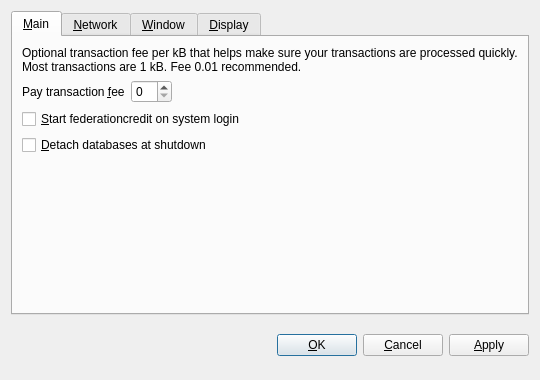
<?xml version="1.0" encoding="UTF-8"?>
<ui version="4.0">
 <class>OptionsDialog</class>
 <widget class="QDialog" name="OptionsDialog">
  <property name="geometry">
   <rect>
    <x>0</x>
    <y>0</y>
    <width>540</width>
    <height>380</height>
   </rect>
  </property>
  <property name="windowTitle">
   <string>Options</string>
  </property>
  <property name="modal">
   <bool>true</bool>
  </property>
  <layout class="QVBoxLayout" name="verticalLayout">
   <item>
    <widget class="QTabWidget" name="tabWidget">
     <property name="tabPosition">
      <enum>QTabWidget::North</enum>
     </property>
     <property name="currentIndex">
      <number>0</number>
     </property>
     <widget class="QWidget" name="tabMain">
      <attribute name="title">
       <string>&amp;Main</string>
      </attribute>
      <layout class="QVBoxLayout" name="verticalLayout_Main">
       <item>
        <widget class="QLabel" name="transactionFeeInfoLabel">
         <property name="text">
          <string>Optional transaction fee per kB that helps make sure your transactions are processed quickly. Most transactions are 1 kB. Fee 0.01 recommended.</string>
         </property>
         <property name="textFormat">
          <enum>Qt::PlainText</enum>
         </property>
         <property name="wordWrap">
          <bool>true</bool>
         </property>
        </widget>
       </item>
       <item>
        <layout class="QHBoxLayout" name="horizontalLayout_Main">
         <item>
          <widget class="QLabel" name="transactionFeeLabel">
           <property name="text">
            <string>Pay transaction &amp;fee</string>
           </property>
           <property name="textFormat">
            <enum>Qt::PlainText</enum>
           </property>
           <property name="buddy">
            <cstring>transactionFee</cstring>
           </property>
          </widget>
         </item>
         <item>
          <widget class="BitcoinAmountField" name="transactionFee"/>
         </item>
         <item>
          <spacer name="horizontalSpacer_Main">
           <property name="orientation">
            <enum>Qt::Horizontal</enum>
           </property>
           <property name="sizeHint" stdset="0">
            <size>
             <width>40</width>
             <height>20</height>
            </size>
           </property>
          </spacer>
         </item>
        </layout>
       </item>
       <item>
        <widget class="QCheckBox" name="federationcreditAtStartup">
         <property name="toolTip">
          <string>Automatically start federationcredit after logging in to the system.</string>
         </property>
         <property name="text">
          <string>&amp;Start federationcredit on system login</string>
         </property>
        </widget>
       </item>
       <item>
        <widget class="QCheckBox" name="detachDatabases">
         <property name="toolTip">
          <string>Detach block and address databases at shutdown. This means they can be moved to another data directory, but it slows down shutdown. The wallet is always detached.</string>
         </property>
         <property name="text">
          <string>&amp;Detach databases at shutdown</string>
         </property>
        </widget>
       </item>
       <item>
        <spacer name="verticalSpacer_Main">
         <property name="orientation">
          <enum>Qt::Vertical</enum>
         </property>
         <property name="sizeHint" stdset="0">
          <size>
           <width>20</width>
           <height>40</height>
          </size>
         </property>
        </spacer>
       </item>
      </layout>
     </widget>
     <widget class="QWidget" name="tabNetwork">
      <attribute name="title">
       <string>&amp;Network</string>
      </attribute>
      <layout class="QVBoxLayout" name="verticalLayout_Network">
       <item>
        <widget class="QCheckBox" name="mapPortUpnp">
         <property name="toolTip">
          <string>Automatically open the federationcredit client port on the router. This only works when your router supports UPnP and it is enabled.</string>
         </property>
         <property name="text">
          <string>Map port using &amp;UPnP</string>
         </property>
        </widget>
       </item>
       <item>
        <widget class="QCheckBox" name="connectSocks">
         <property name="toolTip">
          <string>Connect to the federationcredit network through a SOCKS proxy (e.g. when connecting through Tor).</string>
         </property>
         <property name="text">
          <string>&amp;Connect through SOCKS proxy:</string>
         </property>
        </widget>
       </item>
       <item>
        <layout class="QHBoxLayout" name="horizontalLayout_Network">
         <item>
          <widget class="QLabel" name="proxyIpLabel">
           <property name="text">
            <string>Proxy &amp;IP:</string>
           </property>
           <property name="textFormat">
            <enum>Qt::PlainText</enum>
           </property>
           <property name="buddy">
            <cstring>proxyIp</cstring>
           </property>
          </widget>
         </item>
         <item>
          <widget class="QValidatedLineEdit" name="proxyIp">
           <property name="maximumSize">
            <size>
             <width>140</width>
             <height>16777215</height>
            </size>
           </property>
           <property name="toolTip">
            <string>IP address of the proxy (e.g. 127.0.0.1)</string>
           </property>
          </widget>
         </item>
         <item>
          <widget class="QLabel" name="proxyPortLabel">
           <property name="text">
            <string>&amp;Port:</string>
           </property>
           <property name="textFormat">
            <enum>Qt::PlainText</enum>
           </property>
           <property name="buddy">
            <cstring>proxyPort</cstring>
           </property>
          </widget>
         </item>
         <item>
          <widget class="QLineEdit" name="proxyPort">
           <property name="maximumSize">
            <size>
             <width>55</width>
             <height>16777215</height>
            </size>
           </property>
           <property name="toolTip">
            <string>Port of the proxy (e.g. 9050)</string>
           </property>
          </widget>
         </item>
         <item>
          <widget class="QLabel" name="socksVersionLabel">
           <property name="text">
            <string>SOCKS &amp;Version:</string>
           </property>
           <property name="textFormat">
            <enum>Qt::PlainText</enum>
           </property>
           <property name="buddy">
            <cstring>socksVersion</cstring>
           </property>
          </widget>
         </item>
         <item>
          <widget class="QValueComboBox" name="socksVersion">
           <property name="toolTip">
            <string>SOCKS version of the proxy (e.g. 5)</string>
           </property>
          </widget>
         </item>
         <item>
          <spacer name="horizontalSpacer_Network">
           <property name="orientation">
            <enum>Qt::Horizontal</enum>
           </property>
           <property name="sizeHint" stdset="0">
            <size>
             <width>40</width>
             <height>20</height>
            </size>
           </property>
          </spacer>
         </item>
        </layout>
       </item>
       <item>
        <spacer name="verticalSpacer_Network">
         <property name="orientation">
          <enum>Qt::Vertical</enum>
         </property>
         <property name="sizeHint" stdset="0">
          <size>
           <width>20</width>
           <height>40</height>
          </size>
         </property>
        </spacer>
       </item>
      </layout>
     </widget>
     <widget class="QWidget" name="tabWindow">
      <attribute name="title">
       <string>&amp;Window</string>
      </attribute>
      <layout class="QVBoxLayout" name="verticalLayout_Window">
       <item>
        <widget class="QCheckBox" name="minimizeToTray">
         <property name="toolTip">
          <string>Show only a tray icon after minimizing the window.</string>
         </property>
         <property name="text">
          <string>&amp;Minimize to the tray instead of the taskbar</string>
         </property>
        </widget>
       </item>
       <item>
        <widget class="QCheckBox" name="minimizeOnClose">
         <property name="toolTip">
          <string>Minimize instead of exit the application when the window is closed. When this option is enabled, the application will be closed only after selecting Quit in the menu.</string>
         </property>
         <property name="text">
          <string>M&amp;inimize on close</string>
         </property>
        </widget>
       </item>
       <item>
        <spacer name="verticalSpacer_Window">
         <property name="orientation">
          <enum>Qt::Vertical</enum>
         </property>
         <property name="sizeHint" stdset="0">
          <size>
           <width>20</width>
           <height>40</height>
          </size>
         </property>
        </spacer>
       </item>
      </layout>
     </widget>
     <widget class="QWidget" name="tabDisplay">
      <attribute name="title">
       <string>&amp;Display</string>
      </attribute>
      <layout class="QVBoxLayout" name="verticalLayout_Display">
       <item>
        <layout class="QHBoxLayout" name="horizontalLayout_1_Display">
         <item>
          <widget class="QLabel" name="langLabel">
           <property name="text">
            <string>User Interface &amp;language:</string>
           </property>
           <property name="textFormat">
            <enum>Qt::PlainText</enum>
           </property>
           <property name="buddy">
            <cstring>lang</cstring>
           </property>
          </widget>
         </item>
         <item>
          <widget class="QValueComboBox" name="lang">
           <property name="toolTip">
            <string>The user interface language can be set here. This setting will take effect after restarting federationcredit.</string>
           </property>
          </widget>
         </item>
        </layout>
       </item>
       <item>
        <layout class="QHBoxLayout" name="horizontalLayout_2_Display">
         <item>
          <widget class="QLabel" name="unitLabel">
           <property name="text">
            <string>&amp;Unit to show amounts in:</string>
           </property>
           <property name="textFormat">
            <enum>Qt::PlainText</enum>
           </property>
           <property name="buddy">
            <cstring>unit</cstring>
           </property>
          </widget>
         </item>
         <item>
          <widget class="QValueComboBox" name="unit">
           <property name="toolTip">
            <string>Choose the default subdivision unit to show in the interface and when sending coins.</string>
           </property>
          </widget>
         </item>
        </layout>
       </item>
       <item>
        <widget class="QCheckBox" name="displayAddresses">
         <property name="toolTip">
          <string>Whether to show federationcredit addresses in the transaction list or not.</string>
         </property>
         <property name="text">
          <string>&amp;Display addresses in transaction list</string>
         </property>
        </widget>
       </item>
       <item>
        <spacer name="verticalSpacer_Display">
         <property name="orientation">
          <enum>Qt::Vertical</enum>
         </property>
         <property name="sizeHint" stdset="0">
          <size>
           <width>20</width>
           <height>40</height>
          </size>
         </property>
        </spacer>
       </item>
      </layout>
     </widget>
    </widget>
   </item>
   <item>
    <layout class="QHBoxLayout" name="horizontalLayout_Buttons">
     <item>
      <spacer name="horizontalSpacer_1">
       <property name="orientation">
        <enum>Qt::Horizontal</enum>
       </property>
       <property name="sizeHint" stdset="0">
        <size>
         <width>40</width>
         <height>48</height>
        </size>
       </property>
      </spacer>
     </item>
     <item>
      <widget class="QLabel" name="statusLabel">
       <property name="font">
        <font>
         <weight>75</weight>
         <bold>true</bold>
        </font>
       </property>
       <property name="text">
        <string/>
       </property>
       <property name="textFormat">
        <enum>Qt::PlainText</enum>
       </property>
       <property name="wordWrap">
        <bool>true</bool>
       </property>
      </widget>
     </item>
     <item>
      <spacer name="horizontalSpacer_2">
       <property name="orientation">
        <enum>Qt::Horizontal</enum>
       </property>
       <property name="sizeHint" stdset="0">
        <size>
         <width>40</width>
         <height>48</height>
        </size>
       </property>
      </spacer>
     </item>
     <item>
      <widget class="QPushButton" name="okButton">
       <property name="text">
        <string>&amp;OK</string>
       </property>
      </widget>
     </item>
     <item>
      <widget class="QPushButton" name="cancelButton">
       <property name="text">
        <string>&amp;Cancel</string>
       </property>
       <property name="autoDefault">
        <bool>false</bool>
       </property>
      </widget>
     </item>
     <item>
      <widget class="QPushButton" name="applyButton">
       <property name="text">
        <string>&amp;Apply</string>
       </property>
       <property name="autoDefault">
        <bool>false</bool>
       </property>
      </widget>
     </item>
    </layout>
   </item>
  </layout>
 </widget>
 <customwidgets>
  <customwidget>
   <class>BitcoinAmountField</class>
   <extends>QSpinBox</extends>
   <header>federationcreditamountfield.h</header>
  </customwidget>
  <customwidget>
   <class>QValueComboBox</class>
   <extends>QComboBox</extends>
   <header>qvaluecombobox.h</header>
  </customwidget>
  <customwidget>
   <class>QValidatedLineEdit</class>
   <extends>QLineEdit</extends>
   <header>qvalidatedlineedit.h</header>
  </customwidget>
 </customwidgets>
 <resources/>
 <connections/>
</ui>
